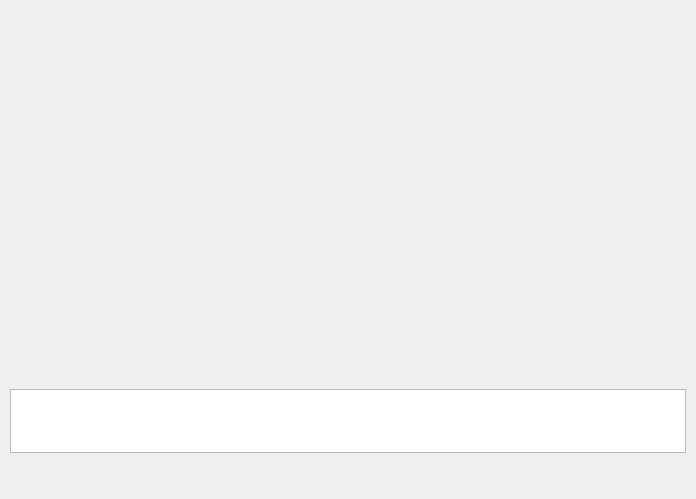
<?xml version="1.0" encoding="UTF-8"?>
<ui version="4.0">
 <class>Widget_funcA_Smart_chat</class>
 <widget class="QWidget" name="Widget_funcA_Smart_chat">
  <property name="geometry">
   <rect>
    <x>0</x>
    <y>0</y>
    <width>696</width>
    <height>499</height>
   </rect>
  </property>
  <property name="maximumSize">
   <size>
    <width>696</width>
    <height>532</height>
   </size>
  </property>
  <property name="sizeIncrement">
   <size>
    <width>696</width>
    <height>532</height>
   </size>
  </property>
  <property name="windowTitle">
   <string>Form</string>
  </property>
  <layout class="QVBoxLayout" name="verticalLayout" stretch="0,0">
   <property name="spacing">
    <number>6</number>
   </property>
   <property name="leftMargin">
    <number>0</number>
   </property>
   <property name="topMargin">
    <number>0</number>
   </property>
   <property name="rightMargin">
    <number>0</number>
   </property>
   <property name="bottomMargin">
    <number>0</number>
   </property>
   <item>
    <widget class="Widget_Assist_Backdrop" name="widget_show" native="true"/>
   </item>
   <item>
    <widget class="Widget_Assist_Backdrop" name="widget_send" native="true">
     <property name="maximumSize">
      <size>
       <width>16777215</width>
       <height>120</height>
      </size>
     </property>
     <layout class="QVBoxLayout" name="verticalLayout_2">
      <property name="spacing">
       <number>6</number>
      </property>
      <property name="leftMargin">
       <number>10</number>
      </property>
      <property name="topMargin">
       <number>10</number>
      </property>
      <property name="rightMargin">
       <number>10</number>
      </property>
      <property name="bottomMargin">
       <number>5</number>
      </property>
      <item>
       <widget class="QTextEdit" name="textEdit"/>
      </item>
      <item>
       <widget class="QWidget" name="widget" native="true">
        <layout class="QHBoxLayout" name="horizontalLayout">
         <property name="spacing">
          <number>0</number>
         </property>
         <property name="leftMargin">
          <number>0</number>
         </property>
         <property name="topMargin">
          <number>0</number>
         </property>
         <property name="rightMargin">
          <number>0</number>
         </property>
         <property name="bottomMargin">
          <number>5</number>
         </property>
         <item>
          <spacer name="horizontalSpacer">
           <property name="orientation">
            <enum>Qt::Horizontal</enum>
           </property>
           <property name="sizeHint" stdset="0">
            <size>
             <width>40</width>
             <height>20</height>
            </size>
           </property>
          </spacer>
         </item>
         <item>
          <widget class="Button_Chat_Send" name="Button_send">
           <property name="minimumSize">
            <size>
             <width>80</width>
             <height>30</height>
            </size>
           </property>
           <property name="maximumSize">
            <size>
             <width>80</width>
             <height>30</height>
            </size>
           </property>
           <property name="text">
            <string/>
           </property>
          </widget>
         </item>
         <item>
          <spacer name="horizontalSpacer_2">
           <property name="orientation">
            <enum>Qt::Horizontal</enum>
           </property>
           <property name="sizeType">
            <enum>QSizePolicy::Maximum</enum>
           </property>
           <property name="sizeHint" stdset="0">
            <size>
             <width>20</width>
             <height>20</height>
            </size>
           </property>
          </spacer>
         </item>
        </layout>
       </widget>
      </item>
     </layout>
    </widget>
   </item>
  </layout>
 </widget>
 <customwidgets>
  <customwidget>
   <class>Widget_Assist_Backdrop</class>
   <extends>QWidget</extends>
   <header>widget_assist_backdrop.h</header>
   <container>1</container>
  </customwidget>
  <customwidget>
   <class>Button_Chat_Send</class>
   <extends>QLabel</extends>
   <header>button_chat_send.h</header>
  </customwidget>
 </customwidgets>
 <resources/>
 <connections/>
</ui>
